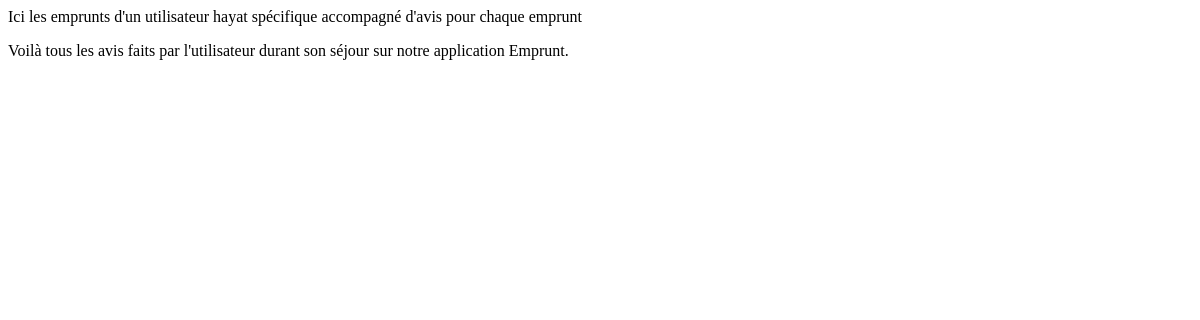
The app's page /biblio/ses_emprunts_avis (signed in), older data.
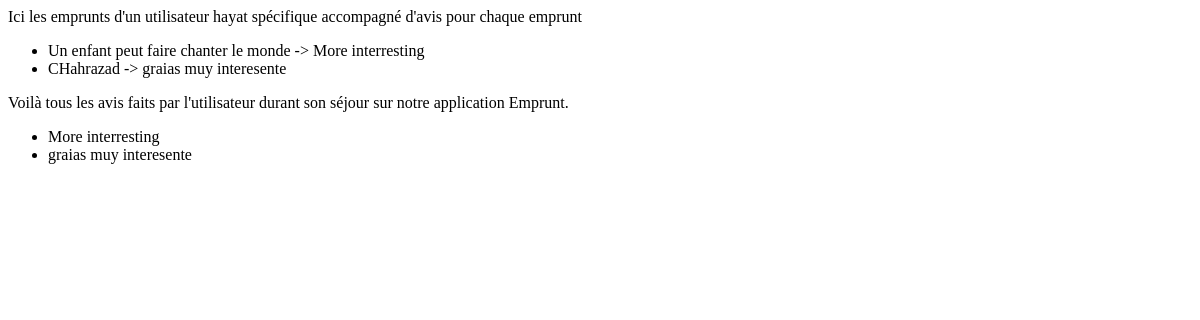
The same page, newer data.
### biblio/models.py (models this page shows, shortened)
class Emprunt(models.Model):
	livre = models.ForeignKey(Livre, on_delete=models.CASCADE, related_name='emprunts')
	user = models.ForeignKey(User, on_delete=models.CASCADE, related_name='emprunts')
	avis = models.CharField(max_length=100)
	Emprunt_at = models.DateTimeField(auto_now_add=True)

class Livre(models.Model):
	titre = models.CharField(max_length=100)
	author  = models.CharField(max_length=100)
	prix = models.IntegerField()
	disponible = models.BooleanField(default=True)

### biblio/views.py (the view)
# urls.py: path('ses_emprunts_avis', views.ses_emprunts_avis, name='ses_emprunts_avis.html'),
def ses_emprunts_avis(request):
	if request.user.is_authenticated:
		Emprunts = Emprunt.objects.filter(user=request.user)
		avis = Emprunt.objects.filter(user=request.user)
		return render(request, 'biblios/ses_emprunts_avis.html', {'Emprunts': Emprunts, 'avis': avis})
	else:
		return HttpResponse('error dans la récupération des emprunts soit dans l utilisateur soit dans les emprunts')

### biblio/templates/biblios/ses_emprunts_avis.html
<p>Ici les emprunts d'un utilisateur {{user.username}} spécifique accompagné d'avis pour chaque emprunt</p>
<ul>
{% for emprunt in Emprunts %}
<li>{{emprunt.livre.titre}} -> {{emprunt.avis}}</li>
{% endfor%}
</ul>
<p>Voilà tous les avis faits par l'utilisateur durant son séjour sur notre application Emprunt.</p>
<ul>
{% for emprunt in Emprunts %}
<li>{{emprunt.avis}}</li>
{% endfor %}
</ul>

Row changes from the older to the newer data that the page shows:
added Emprunt: livre.titre "Un enfant peut faire chanter le monde", avis "More interresting"
added Emprunt: livre.titre "CHahrazad", avis "graias muy interesente"
